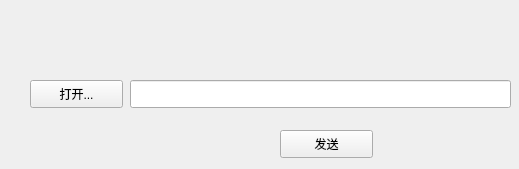
<?xml version="1.0" encoding="UTF-8"?>
<ui version="4.0">
 <class>SendFile</class>
 <widget class="QWidget" name="SendFile">
  <property name="geometry">
   <rect>
    <x>0</x>
    <y>0</y>
    <width>519</width>
    <height>169</height>
   </rect>
  </property>
  <property name="sizePolicy">
   <sizepolicy hsizetype="Fixed" vsizetype="Fixed">
    <horstretch>0</horstretch>
    <verstretch>0</verstretch>
   </sizepolicy>
  </property>
  <property name="minimumSize">
   <size>
    <width>519</width>
    <height>169</height>
   </size>
  </property>
  <property name="maximumSize">
   <size>
    <width>519</width>
    <height>169</height>
   </size>
  </property>
  <property name="windowTitle">
   <string>SendFile</string>
  </property>
  <widget class="QWidget" name="titleWidget" native="true">
   <property name="geometry">
    <rect>
     <x>0</x>
     <y>0</y>
     <width>519</width>
     <height>50</height>
    </rect>
   </property>
   <property name="titleskin" stdset="0">
    <bool>true</bool>
   </property>
  </widget>
  <widget class="QWidget" name="bodyWidget" native="true">
   <property name="geometry">
    <rect>
     <x>0</x>
     <y>50</y>
     <width>519</width>
     <height>119</height>
    </rect>
   </property>
   <property name="bottonmskin" stdset="0">
    <bool>true</bool>
   </property>
   <widget class="QPushButton" name="openBtn">
    <property name="geometry">
     <rect>
      <x>30</x>
      <y>30</y>
      <width>93</width>
      <height>28</height>
     </rect>
    </property>
    <property name="text">
     <string>打开...</string>
    </property>
   </widget>
   <widget class="QPushButton" name="sendBtn">
    <property name="geometry">
     <rect>
      <x>280</x>
      <y>80</y>
      <width>93</width>
      <height>28</height>
     </rect>
    </property>
    <property name="text">
     <string>发送</string>
    </property>
   </widget>
   <widget class="QLineEdit" name="lineEdit">
    <property name="geometry">
     <rect>
      <x>130</x>
      <y>30</y>
      <width>381</width>
      <height>28</height>
     </rect>
    </property>
   </widget>
  </widget>
 </widget>
 <layoutdefault spacing="6" margin="11"/>
 <resources/>
 <connections/>
</ui>
